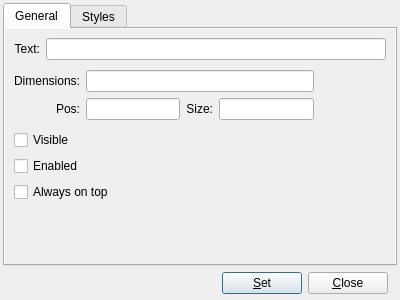
<?xml version="1.0" encoding="UTF-8"?>
<ui version="4.0">
 <class>SetPropertiesDialog</class>
 <widget class="QDialog" name="SetPropertiesDialog">
  <property name="windowModality">
   <enum>Qt::WindowModal</enum>
  </property>
  <property name="geometry">
   <rect>
    <x>0</x>
    <y>0</y>
    <width>400</width>
    <height>300</height>
   </rect>
  </property>
  <property name="minimumSize">
   <size>
    <width>400</width>
    <height>300</height>
   </size>
  </property>
  <property name="windowTitle">
   <string>Set Properties</string>
  </property>
  <layout class="QVBoxLayout" name="verticalLayout">
   <property name="spacing">
    <number>3</number>
   </property>
   <property name="margin">
    <number>3</number>
   </property>
   <item>
    <widget class="QTabWidget" name="tabWidget">
     <property name="currentIndex">
      <number>0</number>
     </property>
     <widget class="QWidget" name="generalTab">
      <property name="autoFillBackground">
       <bool>true</bool>
      </property>
      <attribute name="title">
       <string>General</string>
      </attribute>
      <layout class="QVBoxLayout" name="verticalLayout_2">
       <property name="spacing">
        <number>10</number>
       </property>
       <item>
        <widget class="QFrame" name="frame_2">
         <layout class="QGridLayout" name="gridLayout_3">
          <property name="margin">
           <number>0</number>
          </property>
          <item row="0" column="0">
           <widget class="QLabel" name="label">
            <property name="text">
             <string>Text:</string>
            </property>
            <property name="alignment">
             <set>Qt::AlignRight|Qt::AlignTrailing|Qt::AlignVCenter</set>
            </property>
           </widget>
          </item>
          <item row="0" column="1">
           <widget class="QLineEdit" name="txtWindowText"/>
          </item>
         </layout>
        </widget>
       </item>
       <item>
        <widget class="QFrame" name="frame_3">
         <property name="maximumSize">
          <size>
           <width>300</width>
           <height>16777215</height>
          </size>
         </property>
         <layout class="QGridLayout" name="gridLayout_2">
          <property name="margin">
           <number>0</number>
          </property>
          <item row="0" column="0">
           <widget class="QLabel" name="label_2">
            <property name="text">
             <string>Dimensions:</string>
            </property>
            <property name="alignment">
             <set>Qt::AlignRight|Qt::AlignTrailing|Qt::AlignVCenter</set>
            </property>
           </widget>
          </item>
          <item row="0" column="1" colspan="3">
           <widget class="QLineEdit" name="txtDimensions"/>
          </item>
          <item row="1" column="0">
           <widget class="QLabel" name="label_3">
            <property name="text">
             <string>Pos:</string>
            </property>
            <property name="alignment">
             <set>Qt::AlignRight|Qt::AlignTrailing|Qt::AlignVCenter</set>
            </property>
           </widget>
          </item>
          <item row="1" column="1">
           <widget class="QLineEdit" name="txtPos"/>
          </item>
          <item row="1" column="2">
           <widget class="QLabel" name="label_4">
            <property name="text">
             <string>Size:</string>
            </property>
            <property name="alignment">
             <set>Qt::AlignRight|Qt::AlignTrailing|Qt::AlignVCenter</set>
            </property>
           </widget>
          </item>
          <item row="1" column="3">
           <widget class="QLineEdit" name="txtSize"/>
          </item>
         </layout>
        </widget>
       </item>
       <item>
        <widget class="QFrame" name="frame_4">
         <layout class="QVBoxLayout" name="verticalLayout_4">
          <property name="margin">
           <number>0</number>
          </property>
          <item>
           <widget class="QCheckBox" name="chVisible">
            <property name="text">
             <string>Visible</string>
            </property>
           </widget>
          </item>
          <item>
           <widget class="QCheckBox" name="chEnabled">
            <property name="text">
             <string>Enabled</string>
            </property>
           </widget>
          </item>
          <item>
           <widget class="QCheckBox" name="chAlwaysOnTop">
            <property name="text">
             <string>Always on top</string>
            </property>
           </widget>
          </item>
         </layout>
        </widget>
       </item>
       <item>
        <spacer name="verticalSpacer">
         <property name="orientation">
          <enum>Qt::Vertical</enum>
         </property>
         <property name="sizeHint" stdset="0">
          <size>
           <width>20</width>
           <height>40</height>
          </size>
         </property>
        </spacer>
       </item>
      </layout>
     </widget>
     <widget class="QWidget" name="stylesTab">
      <property name="autoFillBackground">
       <bool>true</bool>
      </property>
      <attribute name="title">
       <string>Styles</string>
      </attribute>
      <layout class="QVBoxLayout" name="verticalLayout_3">
       <property name="margin">
        <number>3</number>
       </property>
       <item>
        <widget class="QFrame" name="frame_5">
         <layout class="QGridLayout" name="gridLayout_5">
          <property name="leftMargin">
           <number>3</number>
          </property>
          <property name="topMargin">
           <number>0</number>
          </property>
          <property name="rightMargin">
           <number>3</number>
          </property>
          <property name="bottomMargin">
           <number>0</number>
          </property>
          <item row="0" column="0">
           <widget class="QLabel" name="label_5">
            <property name="text">
             <string>Style bits:</string>
            </property>
           </widget>
          </item>
          <item row="1" column="0">
           <widget class="QLabel" name="label_6">
            <property name="text">
             <string>Extended Style bits:</string>
            </property>
           </widget>
          </item>
          <item row="0" column="1">
           <widget class="HexSpinBox" name="spnStyleBits">
            <property name="minimumSize">
             <size>
              <width>100</width>
              <height>0</height>
             </size>
            </property>
            <property name="maximumSize">
             <size>
              <width>200</width>
              <height>16777215</height>
             </size>
            </property>
            <property name="alignment">
             <set>Qt::AlignRight|Qt::AlignTrailing|Qt::AlignVCenter</set>
            </property>
            <property name="buttonSymbols">
             <enum>QAbstractSpinBox::NoButtons</enum>
            </property>
           </widget>
          </item>
          <item row="1" column="1">
           <widget class="HexSpinBox" name="spnExStyleBits">
            <property name="minimumSize">
             <size>
              <width>100</width>
              <height>0</height>
             </size>
            </property>
            <property name="maximumSize">
             <size>
              <width>200</width>
              <height>16777215</height>
             </size>
            </property>
            <property name="alignment">
             <set>Qt::AlignRight|Qt::AlignTrailing|Qt::AlignVCenter</set>
            </property>
            <property name="buttonSymbols">
             <enum>QAbstractSpinBox::NoButtons</enum>
            </property>
           </widget>
          </item>
          <item row="0" column="2">
           <spacer name="horizontalSpacer_2">
            <property name="orientation">
             <enum>Qt::Horizontal</enum>
            </property>
            <property name="sizeHint" stdset="0">
             <size>
              <width>40</width>
              <height>20</height>
             </size>
            </property>
           </spacer>
          </item>
         </layout>
        </widget>
       </item>
       <item>
        <widget class="QFrame" name="frame_6">
         <layout class="QHBoxLayout" name="horizontalLayout_2" stretch="20,10">
          <property name="margin">
           <number>0</number>
          </property>
          <item>
           <widget class="QListWidget" name="stylesList">
            <property name="editTriggers">
             <set>QAbstractItemView::NoEditTriggers</set>
            </property>
            <property name="verticalScrollMode">
             <enum>QAbstractItemView::ScrollPerPixel</enum>
            </property>
            <property name="horizontalScrollMode">
             <enum>QAbstractItemView::ScrollPerPixel</enum>
            </property>
           </widget>
          </item>
          <item>
           <widget class="QPlainTextEdit" name="txtStyleDesc">
            <property name="cursor" stdset="0">
             <cursorShape>ArrowCursor</cursorShape>
            </property>
            <property name="undoRedoEnabled">
             <bool>false</bool>
            </property>
            <property name="readOnly">
             <bool>true</bool>
            </property>
            <property name="textInteractionFlags">
             <set>Qt::NoTextInteraction</set>
            </property>
           </widget>
          </item>
         </layout>
        </widget>
       </item>
      </layout>
     </widget>
    </widget>
   </item>
   <item>
    <widget class="QFrame" name="frame">
     <layout class="QHBoxLayout" name="horizontalLayout">
      <property name="topMargin">
       <number>3</number>
      </property>
      <property name="bottomMargin">
       <number>3</number>
      </property>
      <item>
       <spacer name="horizontalSpacer">
        <property name="orientation">
         <enum>Qt::Horizontal</enum>
        </property>
        <property name="sizeHint" stdset="0">
         <size>
          <width>40</width>
          <height>20</height>
         </size>
        </property>
       </spacer>
      </item>
      <item>
       <widget class="QPushButton" name="setButton">
        <property name="text">
         <string>&amp;Set</string>
        </property>
        <property name="default">
         <bool>true</bool>
        </property>
       </widget>
      </item>
      <item>
       <widget class="QPushButton" name="closeButton">
        <property name="text">
         <string>&amp;Close</string>
        </property>
       </widget>
      </item>
     </layout>
    </widget>
   </item>
  </layout>
 </widget>
 <customwidgets>
  <customwidget>
   <class>HexSpinBox</class>
   <extends>QSpinBox</extends>
   <header>ui/custom_widgets/HexSpinBox.h</header>
  </customwidget>
 </customwidgets>
 <resources/>
 <connections>
  <connection>
   <sender>closeButton</sender>
   <signal>clicked()</signal>
   <receiver>SetPropertiesDialog</receiver>
   <slot>close()</slot>
   <hints>
    <hint type="sourcelabel">
     <x>349</x>
     <y>281</y>
    </hint>
    <hint type="destinationlabel">
     <x>199</x>
     <y>149</y>
    </hint>
   </hints>
  </connection>
 </connections>
</ui>
